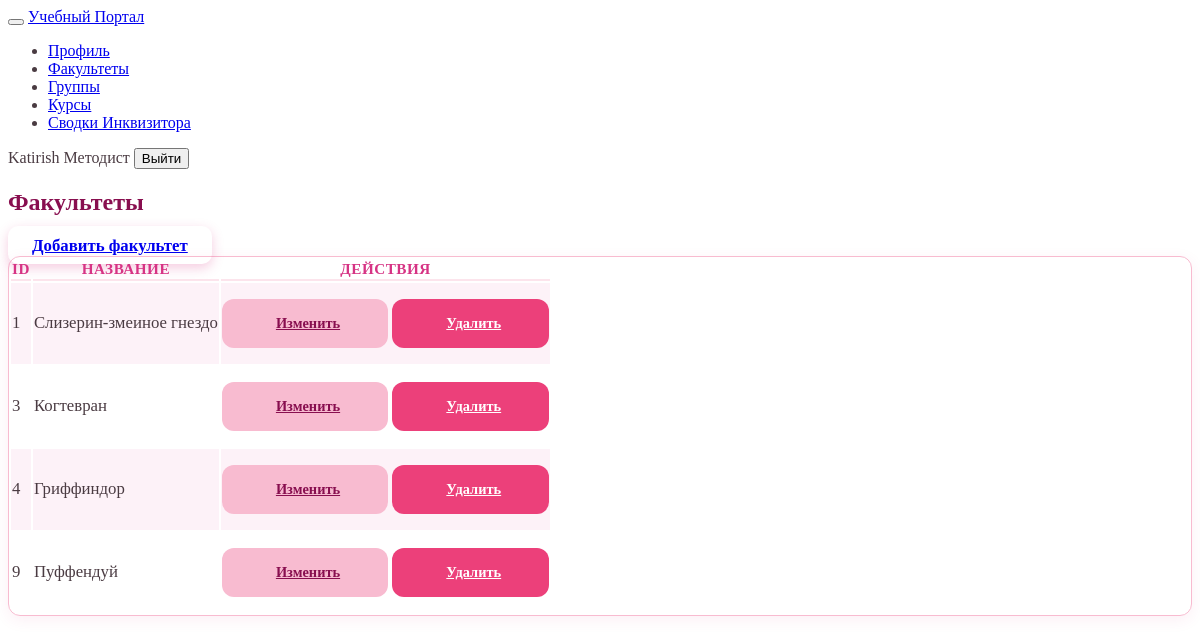
The app's page /departments/ (signed in) with its own data.
### accounts/models.py (models this page shows, shortened)
class Department(models.Model):
    name = models.CharField(max_length=100)

### accounts/views.py (the view)
# urls.py: path('departments/', views.department_list, name='department_list'),
@login_required
def department_list(request):
    departments = Department.objects.all()
    return render(
        request,
        'department_list.html',
        {
            'departments': departments,
            'is_methodist': is_methodist(request.user),
        }
    )

### accounts/views.py (called while the page is built)
def is_methodist(user):
    return user.groups.filter(
        name='Методист'
    ).exists()

### templates/department_list.html (shortened to what this page needs)
{% extends 'base.html' %}
{% block content %}
<div class="page-header d-print-none mb-4">
    <div class="row align-items-center">
        <div class="col">
            <h2 class="page-title" style="font-weight: 700; color: #880e4f;">Факультеты</h2>
        </div>
        {% if is_methodist %}
        <div class="col-auto ms-auto">
            <a href="{% url 'department_create' %}" class="btn btn-primary btn-add-main d-inline-flex align-items-center">
                 Добавить факультет
            </a>
        </div>
        {% endif %}
    </div>
</div>
<div class="card shadow-sm">
    <div class="table-responsive">
        <table class="table table-vcenter card-table table-striped">
            <thead>
                <tr>
                    <th>ID</th>
                    <th>Название</th>
                    {% if is_methodist %}<th class="w-1 text-center">Действия</th>{% endif %}
                </tr>
            </thead>
            <tbody>
                {% for dept in departments %}
                <tr>
                    <td class="text-muted">{{ dept.id }}</td>
                    <td class="fw-bold">{{ dept.name }}</td>
                    {% if is_methodist %}
                    <td>
                        <div class="btn-list flex-nowrap justify-content-center">
                            <a href="{% url 'department_update' dept.id %}" class="btn btn-action btn-edit">
                                 Изменить
                            </a>
                            <a href="{% url 'department_delete' dept.id %}" class="btn btn-action btn-delete">
                                 Удалить
                            </a>
                        </div>
                    </td>
                    {% endif %}
                </tr>
                {% empty %}
                <tr><td colspan="3" class="text-center text-muted py-5">Факультеты пока не добавлены</td></tr>
                {% endfor %}
            </tbody>
        </table>
    </div>
</div>
{% endblock %}

### templates/base.html (shortened to what this page needs)
{% load static %}
<!DOCTYPE html>
<html lang="ru">
<head>
    <link href="https://cdn.jsdelivr.net/npm/@tabler/core@1.0.0-beta20/dist/css/tabler.min.css" rel="stylesheet"/>
    <link href="https://cdn.jsdelivr.net/npm/@tabler/core@1.0.0-beta20/dist/css/tabler-flags.min.css" rel="stylesheet"/>
    <link href="https://cdn.jsdelivr.net/npm/@tabler/core@1.0.0-beta20/dist/css/tabler-payments.min.css" rel="stylesheet"/>
    <link href="https://cdn.jsdelivr.net/npm/@tabler/core@1.0.0-beta20/dist/css/tabler-vendors.min.css" rel="stylesheet"/>
    <link href="https://cdn.jsdelivr.net/npm/@tabler/icons@2.40.0/iconfont/tabler-icons.min.css" rel="stylesheet"/>
    <link href="https://cdn.jsdelivr.net/npm/@tabler/core@1.0.0-beta20/dist/css/tabler.min.css" rel="stylesheet"/>
    {% load static %}
    <link href="{% static 'css/custom-tabler.css' %}" rel="stylesheet"/>
</head>
<body class="layout-fluid">
    <header class="navbar navbar-expand-md d-print-none">
        <div class="container-xl">
            <button class="navbar-toggler" type="button" data-bs-toggle="collapse" data-bs-target="#navbar-menu">
            </button>
            <a href="/" class="navbar-brand navbar-brand-autodark d-none-navbar-horizontal pe-0 pe-md-3">
                Учебный Портал
            </a>
            <div class="collapse navbar-collapse" id="navbar-menu">
                <ul class="navbar-nav pt-lg-3">
                    <li class="nav-item"><a class="nav-link" href="/profile/">Профиль</a></li>
                    <li class="nav-item"><a class="nav-link" href="/departments/">Факультеты</a></li>
                    <li class="nav-item"><a class="nav-link" href="/groups/">Группы</a></li>
                    <li class="nav-item"><a class="nav-link" href="/courses/">Курсы</a></li>
                    {% if is_methodist %}
                    <li class="nav-item">
                        <a class="nav-link {% if request.resolver_match.url_name == 'dashboard' %}active{% endif %}"
                           href="{% url 'dashboard' %}">
                             Сводки Инквизитора
                        </a>
                    </li>
                    {% endif %}
                </ul>
            </div>
            <div class="my-2 my-md-0 flex-grow-1 flex-md-grow-0 order-first order-md-last">
                {% if user.is_authenticated %}
                    <span class="badge bg-primary me-2">{{ user.username }}</span>
                    {% if is_methodist %}
                        <span class="badge bg-success me-2">Методист</span>
                    {% endif %}
                    <form method="post" action="{% url 'logout' %}" style="display:inline;">
                        <button type="submit" class="btn btn-sm btn-outline-danger">Выйти</button>
                    </form>
                {% else %}
                    <a href="{% url 'login' %}" class="btn btn-sm btn-primary">Войти</a>
                {% endif %}
            </div>
        </div>
    </header>
    <div class="page-wrapper">
        <div class="page-body">
            <div class="container-xl">
                {% block content %}
                {% endblock %}
            </div>
        </div>
    </div>
</body>
</html>

### static/css/custom-tabler.css (style rules this page uses)
:root { --tblr-body-bg: #fff0f5; --tblr-primary: #d63384; --tblr-primary-rgb: 214, 51, 132; --tblr-card-bg: #ffffff; --tblr-border-color: #f8bbd0; }
body { font-size: 16px; color: #4a3b42; }
.table thead th { font-size: 0.95rem; text-transform: uppercase; letter-spacing: 0.5px; color: #d63384; font-weight: 700; border-bottom: 2px solid #fce4ec !important; }
.table td { font-size: 1.05rem; vertical-align: middle; padding-top: 1rem !important; padding-bottom: 1rem !important; }
.table-striped > tbody > tr:nth-of-type(odd) > * { background-color: #fdf2f8; }
.card { border: 1px solid var(--tblr-border-color); box-shadow: 0 4px 15px rgba(214, 51, 132, 0.08); border-radius: 12px; overflow: hidden; }
.btn-action { display: inline-flex; align-items: center; justify-content: center; gap: 6px; padding: 1rem 3rem; border-radius: 12px; font-size: 0.9rem; font-weight: 600; transition: all 0.2s ease; border: none; white-space: nowrap; }
.btn-edit { background-color: #f8bbd0; color: #880e4f; }
.btn-delete { background-color: #ec407a; color: #ffffff; }
.btn-add-main { padding: 0.6rem 1.5rem; font-size: 1.05rem; border-radius: 10px; font-weight: 600; box-shadow: 0 4px 12px rgba(214, 51, 132, 0.25); }

### records on screen
Department: id "1", name "Слизерин-змеиное гнездо"
Department: id "3", name "Когтевран"
Department: id "4", name "Гриффиндор"
Department: id "9", name "Пуффендуй"

### other values on screen
{{ user.username }} "Katirish"
